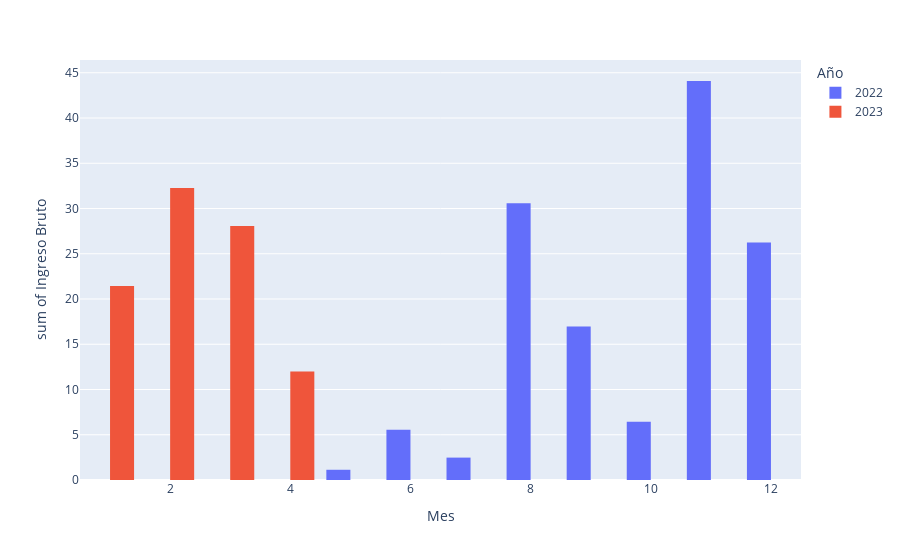

Notebook source saved alongside this figure:
### Code cell
px.histogram(data,x="Mes",y="Ingreso Bruto",color="Año",barmode="group",nbins=12)

### Figure 1 — Plotly figure (JSON) as saved in the notebook; plotly's stock layout.template omitted (floating-point values rounded to 4 significant figures)
{"data": [{"alignmentgroup": "True", "bingroup": "x", "histfunc": "sum", "hovertemplate": "Año=2022<br>Mes=%{x}<br>sum of Ingreso Bruto=%{y}<extra></extra>", "legendgroup": "2022", "marker": {"color": "#636efa", "pattern": {"shape": ""}}, "name": "2022", "nbinsx": 12, "offsetgroup": "2022", "orientation": "v", "showlegend": true, "type": "histogram", "x": [11, 8, 11, 9, 11, 8, 5, 11, 8, 5, 6, 7, 8, 9, 10, 11, 12, 9, 3, 6, 11, 8, 12], "xaxis": "x", "y": [14.1, 11.28, 3.8, 1.9, 6.78, 6.78, 1.13, 3.4, 1.24, 0, 0.7425, 2.475, 3.465, 5.456, 6.448, 8.432, 16.8, 9.6, 0, 4.8, 7.58, 7.82, 9.443], "yaxis": "y"}, {"alignmentgroup": "True", "bingroup": "x", "histfunc": "sum", "hovertemplate": "Año=2023<br>Mes=%{x}<br>sum of Ingreso Bruto=%{y}<extra></extra>", "legendgroup": "2023", "marker": {"color": "#EF553B", "pattern": {"shape": ""}}, "name": "2023", "nbinsx": 12, "offsetgroup": "2023", "orientation": "v", "showlegend": true, "type": "histogram", "x": [3, 2, 2, 3, 2, 1, 1, 2, 3, 1, 4], "xaxis": "x", "y": [4.18, 14.69, 4.76, 20.74, 9.671, 9.443, 0, 3.15, 3.15, 12, 12], "yaxis": "y"}], "layout": {"barmode": "group", "legend": {"title": {"text": "Año"}, "tracegroupgap": 0}, "margin": {"t": 60}, "xaxis": {"anchor": "y", "domain": [0, 1], "title": {"text": "Mes"}}, "yaxis": {"anchor": "x", "domain": [0, 1], "title": {"text": "sum of Ingreso Bruto"}}}}
